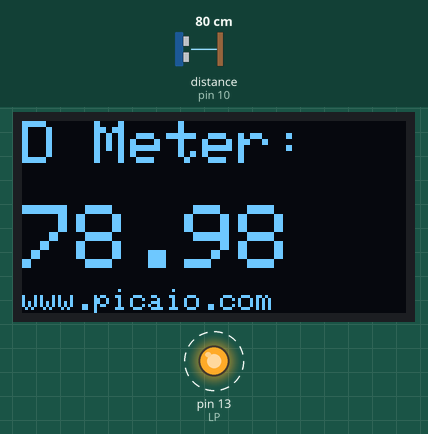
Bench run of a sketch on a simulated Arduino Uno, built with avr-gcc and run on an emulated ATmega328P. Shown: 128×64 one-colour display, output pins drawn as LEDs (lit = HIGH). Wiring (inferred from the names in the program): ultrasonic range finder: trigger pin 9; echo pin 10. Dashed ring = blinking. The test bench sets the inputs (shaded band); at power-on: distance to the obstacle (sensor on pin 10) 80 cm. The echo pulse lasts 58.3 µs per cm; pins used as bus, display or sensor lines are not drawn; what the sketch prints to the serial monitor is not drawn.

Above: at 3.2 s.
3.3 s: distance to the obstacle (sensor on pin 10) set to 2 cm
At 4.0 s:
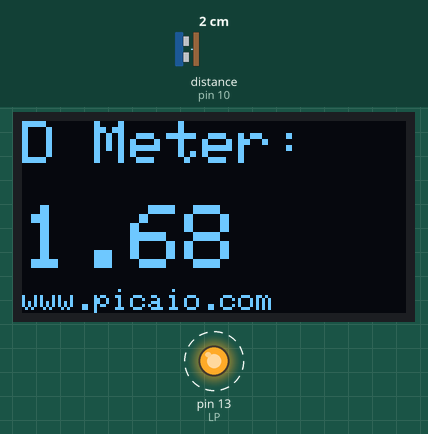
5.6 s: distance to the obstacle (sensor on pin 10) set to 4 cm
At 6.1 s:
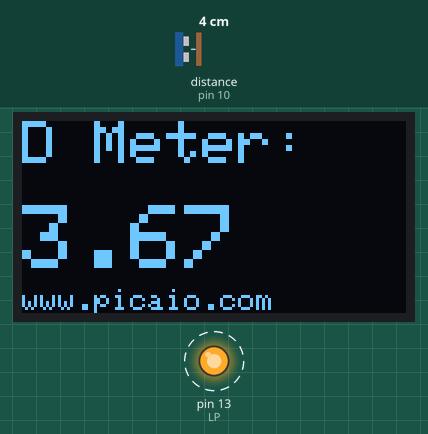
7.2 s: distance to the obstacle (sensor on pin 10) set to 9 cm
At 7.7 s:
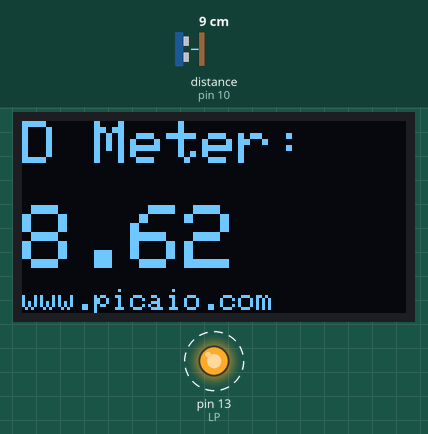
Timing chart, 0 to 14.8 s (numbered marks = the images above; inputs shaded):
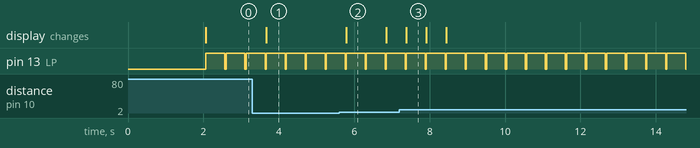

The sketch:

sr04.ino
```cpp
#include <Wire.h>
#include <Adafruit_GFX.h>
#include <Adafruit_SSD1306.h>

#define SCREEN_WIDTH 128 // OLED display width, in pixels
#define SCREEN_HEIGHT 64 // OLED display height, in pixels

// Declaration for an SSD1306 display connected to I2C (SDA, SCL pins)
#define OLED_RESET     -1 // Reset pin # (or -1 if sharing Arduino reset pin)
Adafruit_SSD1306 display(SCREEN_WIDTH, SCREEN_HEIGHT, &Wire, OLED_RESET);


// defines pins numbers
const int trigPin = 9;
const int echoPin = 10;
const int LP = 13;

// defines variables
double duration;
double distance;


void setup() {
  pinMode(trigPin, OUTPUT); // Sets the trigPin as an Output
  pinMode(echoPin, INPUT); // Sets the echoPin as an Input
  pinMode(LP,OUTPUT); //LED
  Serial.begin(115200);
  display.begin(SSD1306_SWITCHCAPVCC, 0x3C);
  delay(2000);
  display.clearDisplay();
  display.setTextColor(WHITE);

}

void loop() {

// Clears the trigPin
digitalWrite(trigPin, LOW);
delayMicroseconds(2);

// Sets the trigPin on HIGH state for 10 micro seconds
digitalWrite(trigPin, HIGH);
delayMicroseconds(10);
digitalWrite(trigPin, LOW);

// Reads the echoPin, returns the sound wave travel time in microseconds
duration = pulseIn(echoPin, HIGH);

// Calculating the distance
distance= duration*0.034/2;

// Prints the distance on the Serial Monitor
Serial.print("Distance: ");
Serial.println(distance);

display.clearDisplay();

// display R G B Values
display.setTextSize(2);
display.setCursor(0,0);
display.print("D Meter:");


display.setTextSize(3);
display.setCursor(0, 28);
display.print(distance);

display.setTextSize(1);
display.setCursor(0, 56);
display.print("www.picaio.com");

display.display();
digitalWrite(LP,HIGH);
delay(500);
digitalWrite(LP,LOW);
}
```

Measured:
- after the input at 3.3 s, the display: changes after 0.37 s (image 1)
- after the input at 5.6 s, the display: changes after 0.19 s (image 2)
- after the input at 7.2 s, the display: changes after 0.18 s (image 3)
- by itself, pin 13 (LP): alternates HIGH for 0.50 s and LOW for 0.03 s
- what the display in image 2 shows lasts 1.1 s, from 5.8 s to 6.9 s
- what the display in image 3 shows lasts 0.5 s, from 7.4 s to 7.9 s
